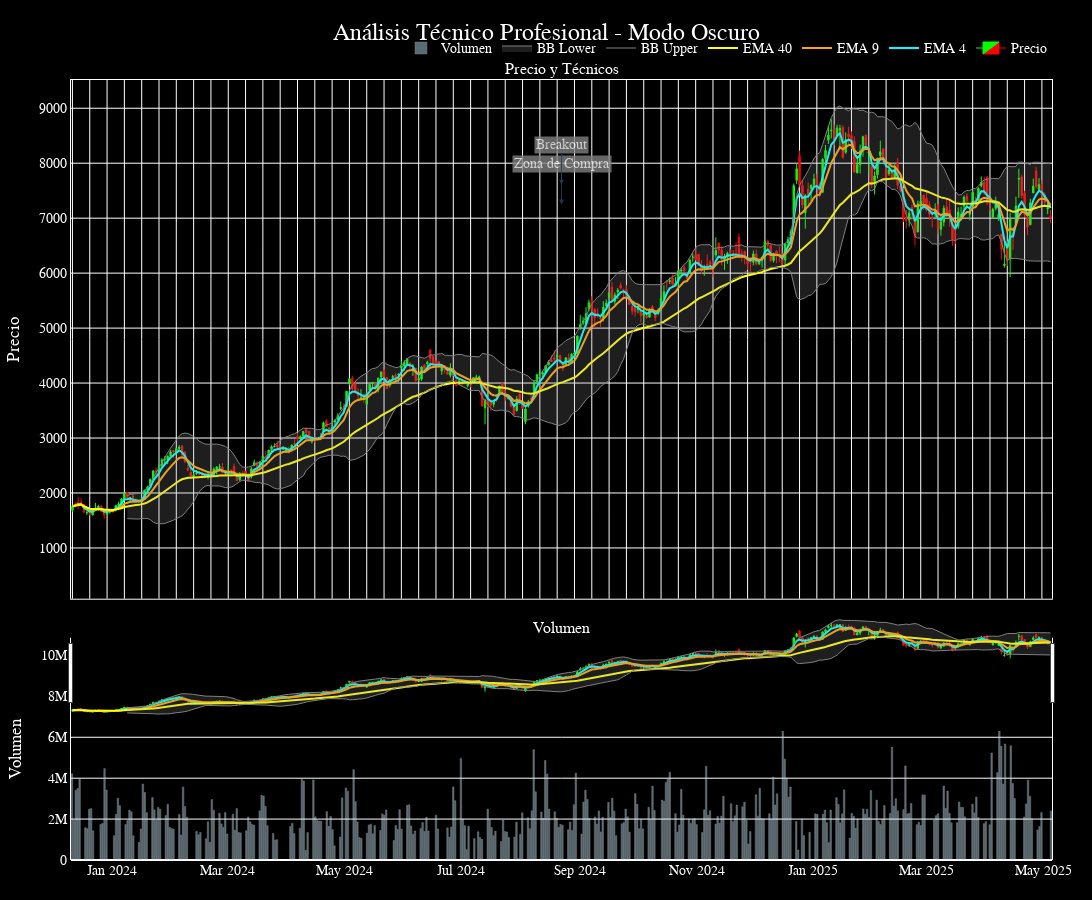

Notebook code cell kept with this figure:
### Markdown cell above
5

### Code cell
datos.index = pd.to_datetime(datos.index)

# --- Cálculos de indicadores ---
datos['EMA_4'] = datos['Close'].ewm(span=4).mean()
datos['EMA_9'] = datos['Close'].ewm(span=9).mean()
datos['EMA_40'] = datos['Close'].ewm(span=40).mean()

# Bandas de Bollinger
bb_period = 20
bb_std = 2
rolling_mean = datos['Close'].rolling(window=bb_period).mean()
rolling_std = datos['Close'].rolling(window=bb_period).std()
datos['BB_upper'] = rolling_mean + (rolling_std * bb_std)
datos['BB_lower'] = rolling_mean - (rolling_std * bb_std)

# --- Crear figura ---
fig = make_subplots(
    rows=2, cols=1,
    shared_xaxes=True,
    vertical_spacing=0.05,
    row_heights=[0.7, 0.3],
    subplot_titles=["Precio y Técnicos", "Volumen"]
)

# --- Candlestick ---
fig.add_trace(
    go.Candlestick(
        x=datos.index,
        open=datos['Open'],
        high=datos['High'],
        low=datos['Low'],
        close=datos['Close'],
        name='Precio',
        increasing_line_color='lime',
        decreasing_line_color='red',
        increasing_fillcolor='lime',
        decreasing_fillcolor='red',
        increasing_line_width=1,
        decreasing_line_width=1
    ),
    row=1, col=1
)

# --- EMAs ---
ema_colors = ['cyan', 'orange', 'yellow']
ema_names = ['EMA 4', 'EMA 9', 'EMA 40']
for ema, color, name in zip(['EMA_4', 'EMA_9', 'EMA_40'], ema_colors, ema_names):
    fig.add_trace(
        go.Scatter(
            x=datos.index,
            y=datos[ema],
            mode='lines',
            name=name,
            line=dict(color=color, width=2, dash='solid')
        ),
        row=1, col=1
    )

# --- Bandas de Bollinger ---
fig.add_trace(
    go.Scatter(
        x=datos.index,
        y=datos['BB_upper'],
        line=dict(color='gray', width=1),
        name='BB Upper',
        hoverinfo='skip'
    ),
    row=1, col=1
)

fig.add_trace(
    go.Scatter(
        x=datos.index,
        y=datos['BB_lower'],
        line=dict(color='gray', width=1),
        name='BB Lower',
        fill='tonexty',
        fillcolor='rgba(150,150,150,0.2)',
        hoverinfo='skip'
    ),
    row=1, col=1
)

# --- Líneas de soporte y resistencia ---
soporte = 95
resistencia = 150

for nivel, color, dash in zip([soporte, resistencia], ['green', 'red'], ['dash', 'dot']):
    fig.add_shape(
        type='line',
        x0=datos.index.min(), x1=datos.index.max(),
        y0=nivel, y1=nivel,
        xref='x', yref='y',
        line=dict(color=color, width=2, dash=dash)
    )

# --- Volumen ---
fig.add_trace(
    go.Bar(
        x=datos.index,
        y=datos['Volume'],
        name='Volumen',
        marker_color='lightblue',
        opacity=0.5
    ),
    row=2, col=1
)

# --- Anotaciones ---
fig.add_annotation(
    x=datos.index[-20],
    y=datos['Close'].iloc[-20],
    text="Zona de Compra",
    showarrow=True,
    arrowhead=2,
    ax=0,
    ay=-40,
    bgcolor="gray",
    opacity=0.8,
    font=dict(color="white")
)

fig.add_annotation(
    x=datos.index[-5],
    y=datos['Close'].iloc[-5],
    text="Breakout",
    showarrow=True,
    arrowhead=2,
    ax=0,
    ay=-40,
    bgcolor="gray",
    opacity=0.8,
    font=dict(color="white")
)

# --- Layout dark ---
fig.update_layout(
    width=1200, height=900, margin=dict(l=40, r=40, t=80, b=40),
    title=dict(
        text="Análisis Técnico Profesional - Modo Oscuro",
        font=dict(size=24, family="Calibri", color="white"),
        x=0.5
    ),
    font=dict(
        family="Calibri",
        size=14,
        color="white"
    ),
    plot_bgcolor='black',
    paper_bgcolor='black',
    hovermode='x unified',
    legend=dict(
        orientation='h',
        yanchor='bottom',
        y=1.02,
        xanchor='right',
        x=1,
        font=dict(color="white")
    ),
    xaxis=dict(
        type='category',  # Solo días con datos
        showline=True,
        linewidth=1,
        linecolor='white',
        mirror=True
    ),
    yaxis=dict(
        title='Precio',
        showline=True,
        linewidth=1,
        linecolor='white',
        mirror=True
    ),
    yaxis2=dict(
        title='Volumen',
        showline=True,
        linewidth=1,
        linecolor='white',
        mirror=True
    )
)

# --- Mostrar ---
fig.show()

# --- Exportar a HTML ---
fig.write_html("grafico_tecnico_dark.html")

### Figure 1 — Plotly figure (JSON) as saved in the notebook; plotly's stock layout.template omitted (floating-point values rounded to 4 significant figures; data arrays with more than 128 entries replaced by an {"elided": "..."} marker saying what was removed)
{"data": [{"close": {"elided": "340 float values"}, "decreasing": {"fillcolor": "red", "line": {"color": "red", "width": 1}}, "high": {"elided": "340 float values"}, "increasing": {"fillcolor": "lime", "line": {"color": "lime", "width": 1}}, "low": {"elided": "340 float values"}, "name": "Precio", "open": {"elided": "340 float values"}, "type": "candlestick", "x": {"elided": "340 str values"}, "xaxis": "x", "yaxis": "y"}, {"line": {"color": "cyan", "dash": "solid", "width": 2}, "mode": "lines", "name": "EMA 4", "type": "scatter", "x": {"elided": "340 str values"}, "xaxis": "x", "y": {"elided": "340 float values"}, "yaxis": "y"}, {"line": {"color": "orange", "dash": "solid", "width": 2}, "mode": "lines", "name": "EMA 9", "type": "scatter", "x": {"elided": "340 str values"}, "xaxis": "x", "y": {"elided": "340 float values"}, "yaxis": "y"}, {"line": {"color": "yellow", "dash": "solid", "width": 2}, "mode": "lines", "name": "EMA 40", "type": "scatter", "x": {"elided": "340 str values"}, "xaxis": "x", "y": {"elided": "340 float values"}, "yaxis": "y"}, {"hoverinfo": "skip", "line": {"color": "gray", "width": 1}, "name": "BB Upper", "type": "scatter", "x": {"elided": "340 str values"}, "xaxis": "x", "y": {"elided": "340 float values"}, "yaxis": "y"}, {"fill": "tonexty", "fillcolor": "rgba(150,150,150,0.2)", "hoverinfo": "skip", "line": {"color": "gray", "width": 1}, "name": "BB Lower", "type": "scatter", "x": {"elided": "340 str values"}, "xaxis": "x", "y": {"elided": "340 float values"}, "yaxis": "y"}, {"marker": {"color": "lightblue"}, "name": "Volumen", "opacity": 0.5, "type": "bar", "x": {"elided": "340 str values"}, "xaxis": "x2", "y": {"elided": "340 int values"}, "yaxis": "y2"}], "layout": {"annotations": [{"font": {"size": 16}, "showarrow": false, "text": "Precio y Técnicos", "x": 0.5, "xanchor": "center", "xref": "paper", "y": 1.0, "yanchor": "bottom", "yref": "paper"}, {"font": {"size": 16}, "showarrow": false, "text": "Volumen", "x": 0.5, "xanchor": "center", "xref": "paper", "y": 0.285, "yanchor": "bottom", "yref": "paper"}, {"arrowhead": 2, "ax": 0, "ay": -40, "bgcolor": "gray", "font": {"color": "white"}, "opacity": 0.8, "showarrow": true, "text": "Zona de Compra", "x": "2025-04-01T00:00:00", "y": 7250}, {"arrowhead": 2, "ax": 0, "ay": -40, "bgcolor": "gray", "font": {"color": "white"}, "opacity": 0.8, "showarrow": true, "text": "Breakout", "x": "2025-04-25T00:00:00", "y": 7610}], "font": {"color": "white", "family": "Calibri", "size": 14}, "height": 900, "hovermode": "x unified", "legend": {"font": {"color": "white"}, "orientation": "h", "x": 1, "xanchor": "right", "y": 1.02, "yanchor": "bottom"}, "margin": {"b": 40, "l": 40, "r": 40, "t": 80}, "paper_bgcolor": "black", "plot_bgcolor": "black", "shapes": [{"line": {"color": "green", "dash": "dash", "width": 2}, "type": "line", "x0": "2023-12-11T00:00:00", "x1": "2025-05-05T00:00:00", "xref": "x", "y0": 95, "y1": 95, "yref": "y"}, {"line": {"color": "red", "dash": "dot", "width": 2}, "type": "line", "x0": "2023-12-11T00:00:00", "x1": "2025-05-05T00:00:00", "xref": "x", "y0": 150, "y1": 150, "yref": "y"}], "title": {"font": {"color": "white", "family": "Calibri", "size": 24}, "text": "Análisis Técnico Profesional - Modo Oscuro", "x": 0.5}, "width": 1200, "xaxis": {"anchor": "y", "domain": [0, 1], "linecolor": "white", "linewidth": 1, "matches": "x2", "mirror": true, "showline": true, "showticklabels": false, "type": "category"}, "xaxis2": {"anchor": "y2", "domain": [0, 1]}, "yaxis": {"anchor": "x", "domain": [0.335, 1.0], "linecolor": "white", "linewidth": 1, "mirror": true, "showline": true, "title": {"text": "Precio"}}, "yaxis2": {"anchor": "x2", "domain": [0, 0.285], "linecolor": "white", "linewidth": 1, "mirror": true, "showline": true, "title": {"text": "Volumen"}}}}
